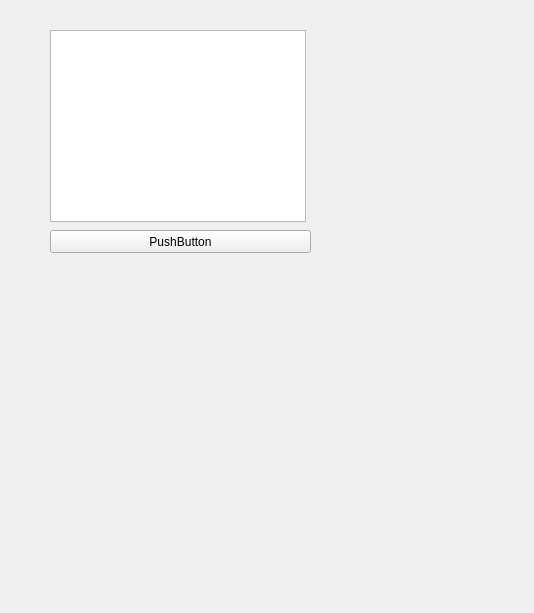
<?xml version="1.0" encoding="UTF-8"?>
<ui version="4.0">
 <class>Form</class>
 <widget class="QWidget" name="Form">
  <property name="geometry">
   <rect>
    <x>0</x>
    <y>0</y>
    <width>534</width>
    <height>613</height>
   </rect>
  </property>
  <property name="windowTitle">
   <string>Form</string>
  </property>
  <widget class="QTableView" name="tableView">
   <property name="geometry">
    <rect>
     <x>50</x>
     <y>30</y>
     <width>256</width>
     <height>192</height>
    </rect>
   </property>
  </widget>
  <widget class="QPushButton" name="pushButton">
   <property name="geometry">
    <rect>
     <x>50</x>
     <y>230</y>
     <width>261</width>
     <height>23</height>
    </rect>
   </property>
   <property name="text">
    <string>PushButton</string>
   </property>
  </widget>
 </widget>
 <resources/>
 <connections>
  <connection>
   <sender>tableView</sender>
   <signal>doubleClicked(QModelIndex)</signal>
   <receiver>pushButton</receiver>
   <slot>click()</slot>
   <hints>
    <hint type="sourcelabel">
     <x>180</x>
     <y>130</y>
    </hint>
    <hint type="destinationlabel">
     <x>177</x>
     <y>240</y>
    </hint>
   </hints>
  </connection>
 </connections>
</ui>
